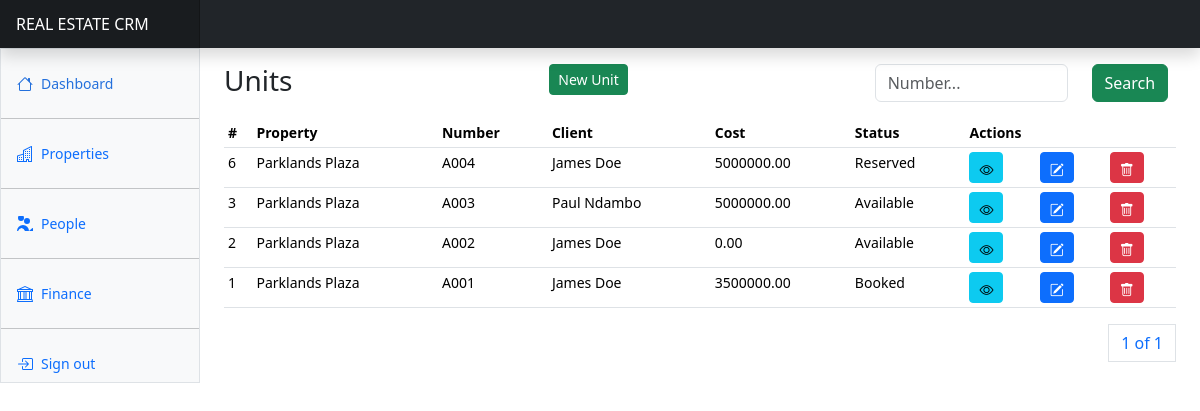
Before: /properties/1/units/ (signed in) with the older database file.
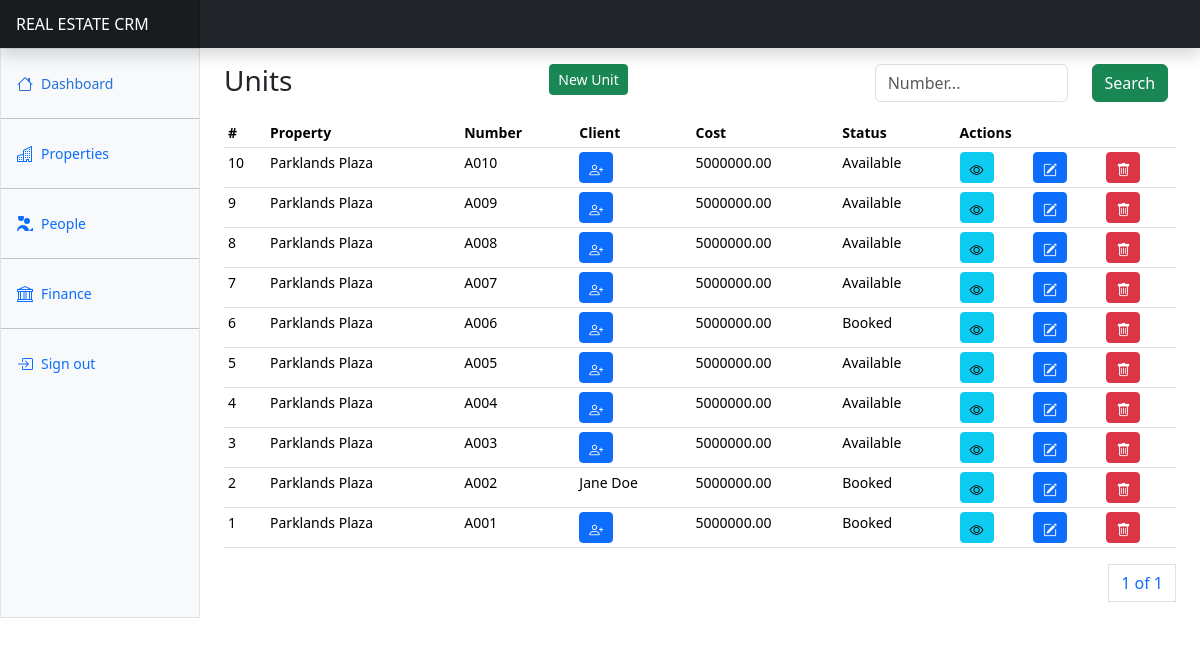
After: the same page with the newer database file.
### apps/properties/models.py (models this page shows, shortened)
class PropertyUnit(AbstractBaseModel):
    unit_number = models.CharField(max_length=255)
    property = models.ForeignKey(
        Property, on_delete=models.CASCADE, related_name="propertyunits"
    )
    client = models.ForeignKey("users.Client", related_name="clientunits", on_delete=models.SET_NULL, null=True)
    cost = models.DecimalField(max_digits=100, decimal_places=2, default=0)
    booking_fee = models.DecimalField(max_digits=100, decimal_places=2, default=0)
    deposit_fee = models.DecimalField(max_digits=100, decimal_places=2, default=0)
    unit_status = models.CharField(
        max_length=255, choices=UNIT_STATUSES, default="Available"
    )
    sold_by = models.ForeignKey("users.User", on_delete=models.SET_NULL, null=True)

class Property(AbstractBaseModel):
    name = models.CharField(max_length=255)
    property_type = models.CharField(max_length=255, choices=PROPERTY_TYPES)
    location = models.CharField(max_length=255)
    town = models.CharField(max_length=255, null=True)
    county = models.CharField(max_length=255, null=True)
    total_units = models.IntegerField(default=1)
    total_cost = models.DecimalField(max_digits=100, decimal_places=2)
    image = models.ImageField(upload_to="property_images/", null=True)
    title_deed = models.FileField(upload_to="property_title_deeds/", null=True)
    sold_out = models.BooleanField(default=False)
    booking_fee = models.DecimalField(max_digits=100, decimal_places=2, default=0)
    deposit_fee = models.DecimalField(max_digits=100, decimal_places=2, default=0)
    def __str__(self):
        return self.name

### apps/users/models.py (models this page shows)
class Client(AbstractBaseModel):
    name = models.CharField(max_length=255)
    email = models.EmailField(null=True)
    phone_number = models.CharField(max_length=255)
    id_number = models.CharField(max_length=255, null=True)
    kra_pin = models.CharField(max_length=255, null=True)
    gender = models.CharField(max_length=255)
    address = models.CharField(max_length=255, null=True)
    city = models.CharField(max_length=255, null=True)
    country = models.CharField(max_length=255, null=True)
    id_copy = models.FileField(upload_to="client_ids/", null=True)
    kra_certificate = models.FileField(upload_to="kra_cerificates/", null=True)
    photo = models.ImageField(upload_to="client_photos/", null=True)
    acquired_by = models.ForeignKey(User, on_delete=models.SET_NULL, null=True)
    def __str__(self):
        return self.name

### apps/properties/units/views.py (the view, shortened to what this page needs)
# urls.py: path("<int:id>/units/", units, name="units"),
@login_required(login_url="/users/login")
def units(request, id):
    property = Property.objects.get(id=id)
    clients = Client.objects.all()
    units = PropertyUnit.objects.filter(property=property).order_by("-created")
    paginator = Paginator(units, 10)
    page_number = request.GET.get("page")
    page_obj = paginator.get_page(page_number)
    context = {
        "property": property,
        "page_obj": page_obj,
        "unit_statuses": UNIT_STATUSES,
        "clients": clients,
    }
    return render(request, "properties/units/units.html", context)

### templates/properties/units/units.html (shortened to what this page needs)
{% extends "base.html" %}
{% block content %}
<div class="row">
  <div class="col">
    <h3>Units</h3>
  </div>
  <div class="col">
    <button class="btn btn-success btn-sm" data-bs-toggle="modal" data-bs-target="#newUnitModal{{property.id}}">New Unit</button>
  </div>
  <div class="col">
    <form method="POST">
      <div class="input-group mb-3">
        <div class="row">
          <div class="col-8">
            <input type="text" class="form-control" name="search_text" id="search_text" placeholder="Number..." >
          </div>
          <div class="col-4">
            <button class="btn btn-success">Search</button>
          </div>
        </div>
      </div>
    </form>
  </div>
</div>
<div class="row">
  <div class="table-responsive small">
    <table class="table table-sm">
      <thead>
        <tr>
          <th scope="col">#</th>
          <th scope="col">Property</th>
          <th scope="col">Number</th>
          <th scope="col">Client</th>
          <th scope="col">Cost</th>
          <th scope="col">Status</th>
          <th scope="col" colspan="3">Actions</th>
        </tr>
      </thead>
      <tbody>
        {% for unit in page_obj %}
        <tr>
          <td>{{unit.id}}</td>
          <td>{{unit.property}}</td>
          <td>{{unit.unit_number}}</td>
          <td>{% if unit.client %} {{unit.client}} {% else %} <a data-bs-toggle="modal" data-bs-target="#assignUnitModal{{ unit.id }}" class="btn btn-primary btn-sm"><i class="bi bi-person-plus"></i></a> {% endif %}</td>
          <td>{{unit.cost}}</td>
          <td>{{unit.unit_status}}</td>
          <td><a href="#" class="btn btn-info btn-sm" data-bs-toggle="modal" data-bs-target="#unitDetailsModal{{unit.id}}">
            <i class="bi bi-eye"></i>
          </a></td>
          <td><a class="btn btn-primary btn-sm" data-bs-toggle="modal" data-bs-target="#editUnitModal{{ unit.id }}">
            <i class="bi bi-pencil-square"></i>
          </a></td>
          <td><a class="btn btn-danger btn-sm" data-bs-toggle="modal" data-bs-target="#deleteUnitModal{{ unit.id }}">
            <i class="bi bi-trash"></i>
          </a></td>
        </tr>
        {% endfor %}
      </tbody>
    </table>
    <div>
      <nav aria-label="Page navigation example">
        <ul class="pagination justify-content-end">
          <a class="page-link" href="#">{{ page_obj.number }} of {{ page_obj.paginator.num_pages }}</a>
        </ul>
      </nav>
    </div>
  </div>
</div>
{% endblock content %}

Changed rows visible on the page:
added PropertyUnit: id "10", property "Parklands Plaza", unit_number "A010", cost "5000000.00", unit_status "Available"
added PropertyUnit: id "9", property "Parklands Plaza", unit_number "A009", cost "5000000.00", unit_status "Available"
added PropertyUnit: id "8", property "Parklands Plaza", unit_number "A008", cost "5000000.00", unit_status "Available"
added PropertyUnit: id "7", property "Parklands Plaza", unit_number "A007", cost "5000000.00", unit_status "Available"
changed PropertyUnit id 6: unit_number "A004" → "A006"; client_id 1 → empty (drawn); unit_status "Reserved" → "Booked"; client "James Doe" → (not shown)
now on this page (row edited): PropertyUnit: id "5", property "Parklands Plaza", unit_number "A005", cost "5000000.00", unit_status "Available"
now on this page (row edited): PropertyUnit: id "4", property "Parklands Plaza", unit_number "A004", cost "5000000.00", unit_status "Available"
changed PropertyUnit id 3: client_id 2 → empty (drawn); client "Paul Ndambo" → (not shown)
changed PropertyUnit id 2: client "James Doe" → "Jane Doe"; cost "0.00" → "5000000.00"; unit_status "Available" → "Booked"
changed PropertyUnit id 1: client_id 1 → empty (drawn); cost "3500000.00" → "5000000.00"; client "James Doe" → (not shown)
